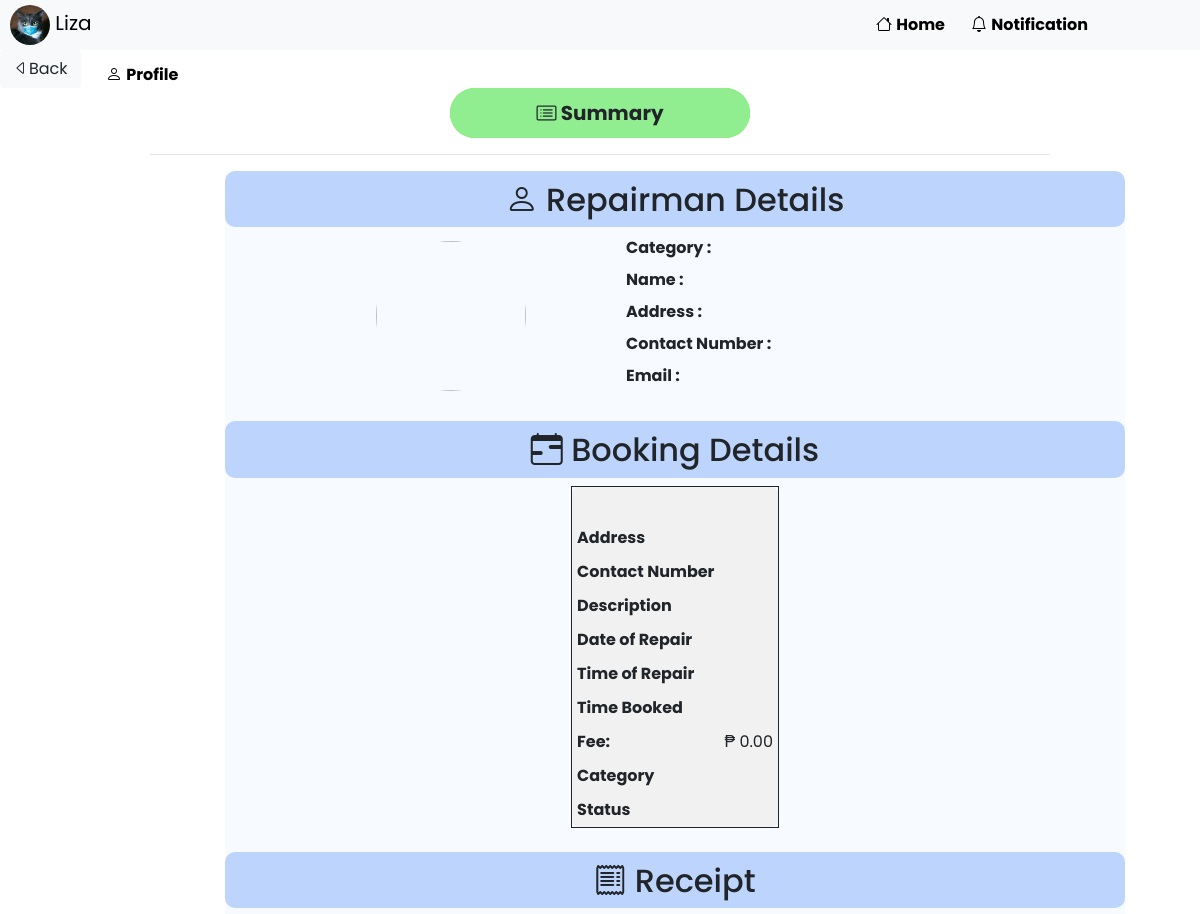
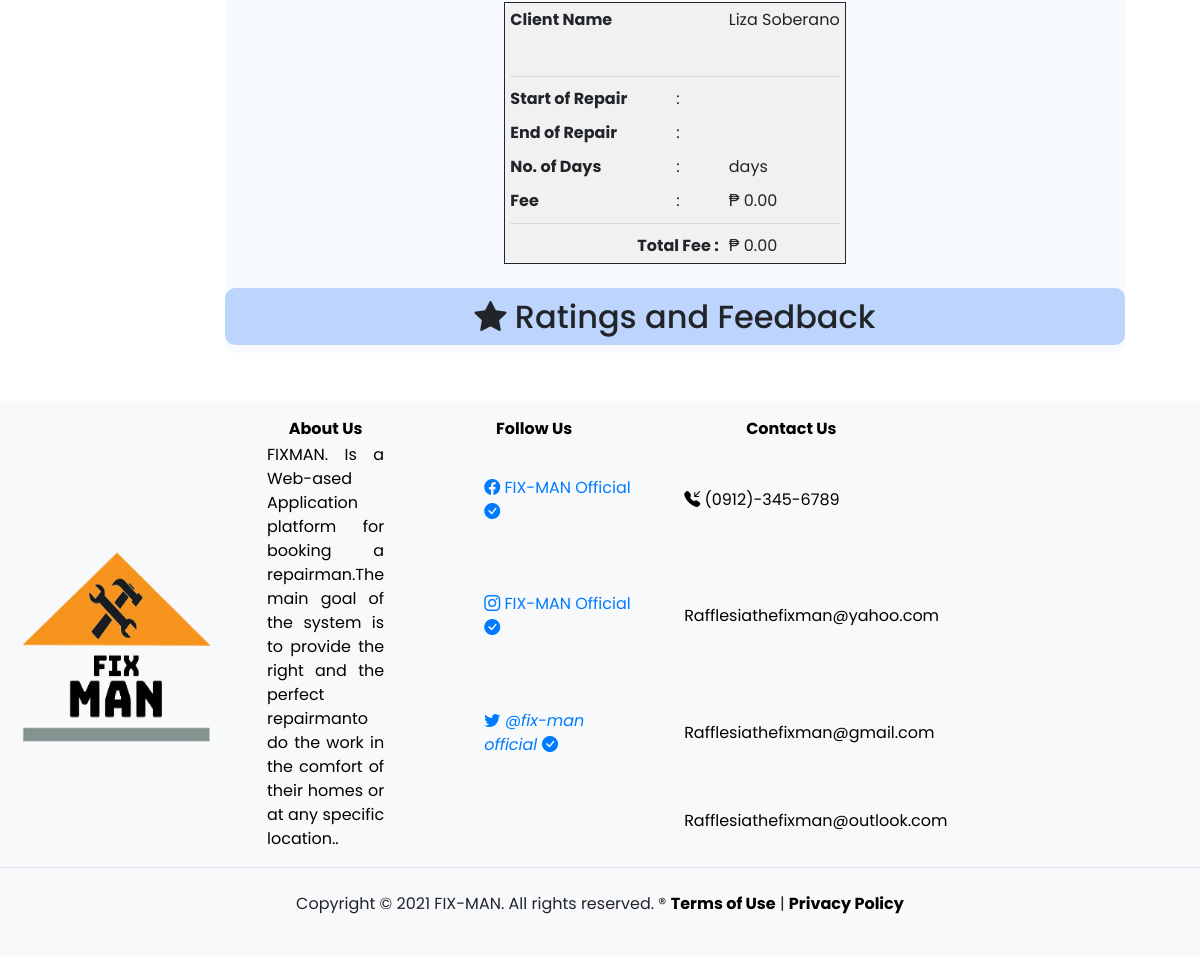
/user/bookingsummary.php (signed in), run on the app's committed database (2 pictures, top to bottom).
### tables this page shows
CREATE TABLE `users` (
  `userid` int(11) NOT NULL,
  `fname` varchar(50) NOT NULL,
  `mname` varchar(50) NOT NULL,
  `lname` varchar(50) NOT NULL,
  `age` int(11) NOT NULL,
  `bdate` date NOT NULL,
  `address` varchar(50) NOT NULL,
  `contactno` varchar(50) NOT NULL,
  `gender` varchar(50) NOT NULL,
  `username` varchar(50) NOT NULL,
  `password` varchar(50) NOT NULL,
  `email` varchar(50) NOT NULL,
  `user_type` varchar(50) NOT NULL,
  `profilepix` varchar(200) NOT NULL,
  `code` varchar(10) NOT NULL,
  `status` varchar(50) NOT NULL
);

### user/bookingsummary.php (the view, shortened to what this page needs)
<?php
	include('../includes/config.php');
	$userid = $_SESSION['userid'];
  $users = mysqli_query($database, "SELECT * FROM users WHERE userid = '$userid'");
	while ($use = mysqli_fetch_array($users))
	{
	  $fname = $use['fname'];
    $lname = $use['lname'];
	  $profilepix = $use['profilepix'];
	}
?>
<!DOCTYPE html>
<html>
<head>
    <link rel="stylesheet" href="https://maxcdn.bootstrapcdn.com/bootstrap/4.0.0/css/bootstrap.min.css">
    <link rel="stylesheet" href="https://cdn.jsdelivr.net/npm/bootstrap-icons@1.4.0/font/bootstrap-icons.css">
    <link rel="stylesheet" type="text/css" href="user.css">
</head>
<body>
<?php
  include('userheader.php')
?>
<a href="customerviewbookings.php"><button class="btn btn-light"><i class="bi bi-caret-left"></i>Back</button></a>
<div class="container-fluid text-center">
  <div class="row content">
    <div class="col-lg-12" align="left">
    	<center><table class="steps" border="0" style="background-color:#59E817;border-radius:25px">
    		<thead><tr>
    			<th style="background-color:lightgreen;"><i class="bi bi-card-list"></i> Summary</th>
    		</tr></thead>
    	</table></center>
    </div>
      <hr width="900px">
      <div align="left" style="background-color:#F7FAFF;width:900px;border-radius:10px;margin-left:225px">
        <center><label style="padding-top:10px;background-color:#bdd5fc;width:900px;border-radius:10px"><b><h2><i class="bi bi-person"></i> Repairman Details</h2></b></label></center>
          <table class="profile" style="margin-left:150px">
            <tr>
              <td style="width:250px"><div class="img_div">
                  <img src="../profilepix/<?php echo $rprofilepix ?>" width ="150px" height="150px" style="border-radius:100px">
              </div></td>
              <td>
                <label><b>Category : </b><?php echo $category;?></label><br>
                <label><b>Name : </b><?php echo $rfname; echo '&nbsp&nbsp'; echo $rlname;?></label><br>
                <label><b>Address : </b><?php echo $raddress;?></label><br>
                <label><b>Contact Number : </b><?php echo $rcontactno;?></label><br>
                <label><b>Email : </b><?php echo $remail;?></label><br>
              </td>
            </tr>
          </table><br>
      	<center><label style="padding-top:10px;background-color:#bdd5fc;width:900px;border-radius:10px"><b><h2><i class="bi bi-calendar-range"></i> Booking Details</h2></b></label>
      	<table class="details" style="background-color:#F1F1F1;border-radius:10px;border:1px solid">
          <tr>
            <td><b><?php echo $category?></b></td>
            <td><?php echo $rfname; echo'&nbsp'; echo $rlname;?></td>
          </tr>
          <tr>
            <td><b>Address</b></td>
            <td><?php echo $raddress;?></td>
          </tr>
          <tr>
            <td><b>Contact Number</b></td>
            <td><?php echo $rcontactno;?></td>
          </tr>
          <tr>
            <td><b>Description</b></td>
            <td><?php echo $description;?></td>
          </tr>
          <tr>
            <td><b>Date of Repair</b></td>
            <td><?php echo $newdateob;?></td>
          </tr>
          <tr>
            <td><b>Time of Repair</b></td>
            <td><?php echo $newtimeob;?></td>
          </tr>
          <tr>
            <td><b>Time Booked</b></td>
            <td><?php echo $newtimebooked;?></td>
          </tr>
          <tr>
            <td><b>Fee:</b></td>
            <td>₱ <?php echo number_format($fee, 2)?></td>
          </tr>
          <tr>
            <td><b>Category</b></td>
            <td><?php echo $category;?></td>
          </tr>
          <tr>
            <td><b>Status</b></td>
            <td><?php echo "<font style='color:blue'>".$status;?></td>
          </tr>
      	</table><br>
        <label style="padding-top:10px;background-color:#bdd5fc;width:900px;border-radius:10px"><b><h2><i class="bi bi-receipt"></i> Receipt</h2></b></label>
        <table class="receipt">
          <tr>
            <td><b>Client Name</b></td>
            <td></td>
            <td><?php echo $fname; echo'&nbsp'; echo $lname?></td>
          </tr>
          <tr>
            <td><b><?php echo $category ?></b></td>
            <td></td>
            <td><?php echo $rfname; echo'&nbsp'; echo $rlname;?></td>
          </tr>
          <tr><td colspan="3"><hr style="margin-top:0px;margin-bottom:0px;"></td></tr>
          <tr>
            <td><b>Start of Repair</b></td>
            <td align="center"> : </td>
            <td><?php echo $newdateob?></td>
          </tr>
          <tr>
            <td><b>End of Repair</b></td>
            <td align="center"> : </td>
            <td><?php echo $newendob ?></td>
          </tr>
          <tr>
            <td><b>No. of Days</b></td>
            <td align="center"> : </td>
            <td><?php echo $totaldays ?> days</td>
          </tr>
          <tr>
            <td><b>Fee</b></td>
            <td align="center"> : </td>
            <td> ₱ <?php echo number_format($fee, 2)?></td>
          </tr>
          <tr><td colspan="3"><hr style="margin-top:0px;margin-bottom:0px;"></td></tr>
          <tr>
            <td></td>
            <td align="center"><b>Total Fee : </b></td>
            <td> ₱ <?php echo number_format($totalfee, 2) ?></td>
          </tr>
        </table><br>
        <label style="padding-top:10px;background-color:#bdd5fc;width:900px;border-radius:10px"><b><h2><i class="bi bi-star-fill"></i> Ratings and Feedback</h2></b></label>
      </div>
  </div>
</div>
<br><br>
<?php include('../includes/footer.php'); ?>
</body>
</html>

### user/userheader.php (shortened to what this page needs)
<nav class="bg-light" style="height:50px;">
  <div class="row">
    <div style="width:895px">
      <a class="navbar-brand" href="customerprofile.php" style="color:black !important;margin-left:25px"><img src="../profilepix/<?php echo $profilepix ?>" style="width:40px;height:40px;border-radius:100px"> <?php echo $fname?></a>
    </div>
    <div style="width:100px;">
      <a class="nav-link" href="customerhomepage.php" style="color:black !important;padding-top:13px;margin-left:-20px"><span class="bi bi-house"></span> <b>Home&emsp;</b></a>
    </div>
    <div style="width:150px;">
      <a class="nav-link" href="#" id="notification" role="button" data-toggle="dropdown" aria-haspopup="true" aria-expanded="false" style="color:black !important;padding-top:13px;margin-left:-25px"><i class="bi bi-bell"></i>
          <b>Notification</b>
        </a>
    </div>
    <div style="width:140px;">
      <a class="nav-link" href="#" id="messages" role="button" data-toggle="dropdown" aria-haspopup="true" aria-expanded="false" style="color:black !important;padding-top:13px;margin-left:-25px"><i class="bi bi-chat-dots"></i></i>
            <b>Messages </b>
          </a>
    </div>
    <div style="width:90px;">
      <a class="nav-link" href="#" id="profile" role="button" data-toggle="dropdown" aria-haspopup="true" aria-expanded="false" style="color:black !important;padding-top:13px;margin-left:-35px"><i class="bi bi-person"></i>
          <b>Profile</b>
        </a>
    </div>
  </div>
</nav>

### user/user.css (style rules this page uses)
body { font-family: 'Poppins', sans-serif !important; height: auto; background-position: center; background-repeat: no-repeat; background-size: cover; font-size: 1em !important; }
.steps { padding: 5px; text-align: center; width: 300px; height: 50px; border-radius: 50px; font-size: 20px; }

### user/bookingsummary.php (style rules this page uses)
.steps th { text-align: center; width: 300px; height: 50px; border-radius: 50px; font-size: 20px; }
.receipt td { padding: 5px; }
.details td { padding: 5px; }
.receipt { background-color: #f1f1f1; border-radius: 10px; border:1px solid; }

### data on the page
users: profilepix (picture), fname "Liza", lname "Soberano"

### other printed values
$fee "0.00"
$totalfee "0.00"
